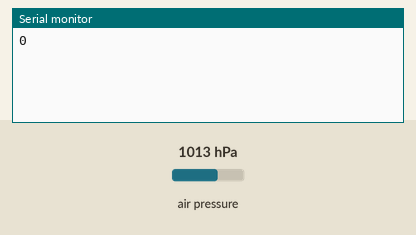
This sketch was run on a simulated Arduino Uno, built with avr-gcc and run on an emulated ATmega328P. Shown: the last lines printed to the serial monitor. The test bench sets the inputs (shaded band); at power-on: air pressure 1013 hPa.

Above: at 1.2 s.
1.3 s: air pressure set to 952 hPa
At 2.0 s:
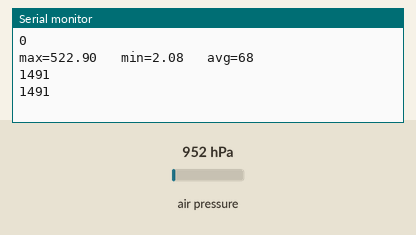
4.3 s: air pressure set to 975 hPa
At 5.1 s:
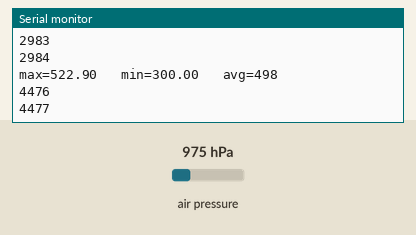
Timing chart, 0 to 7.3 s (numbered marks = the images above; inputs shaded):
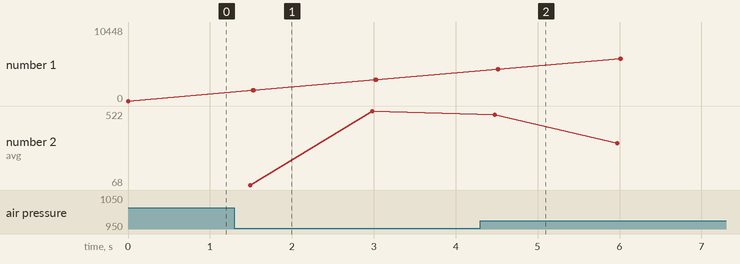

Measured:
- after the input at 1.3 s, the serial monitor: prints a new line after 0.19 s (image 1)
- after the input at 4.3 s, the serial monitor: prints a new line after 0.18 s (image 2)
- plotted number 1: 0 → 2984 after the input at 1.3 s
- plotted number 2: 522 → 323 after the input at 4.3 s

The sketch:

Barometer_Test_MaxMinAvg.ino
```cpp
#include <Wire.h>
#include <Adafruit_BMP085.h>

Adafruit_BMP085 bmp;


void setup() {
  Serial.begin(9600);
  if (!bmp.begin()) {
	Serial.println("Could not find a valid BMP085 sensor, check wiring!");
	while (1) {}
  }
}

void loop() {
double x, maxVal = 1, minVal = 300;
long avg;

  Serial.println(millis());
  for(int i=0; i<1000; i++){
   x = bmp.readAltitude();
   if(x > maxVal){
     maxVal = x;}
     else if(x < minVal){
       minVal = x;}
   avg += x;
  }
  Serial.print("max=");
  Serial.print(maxVal);
  Serial.print("   min=");
  Serial.print(minVal);
  Serial.print("   avg=");
  Serial.println(avg/1000);
  Serial.println(millis());
  Serial.println();
}
```
